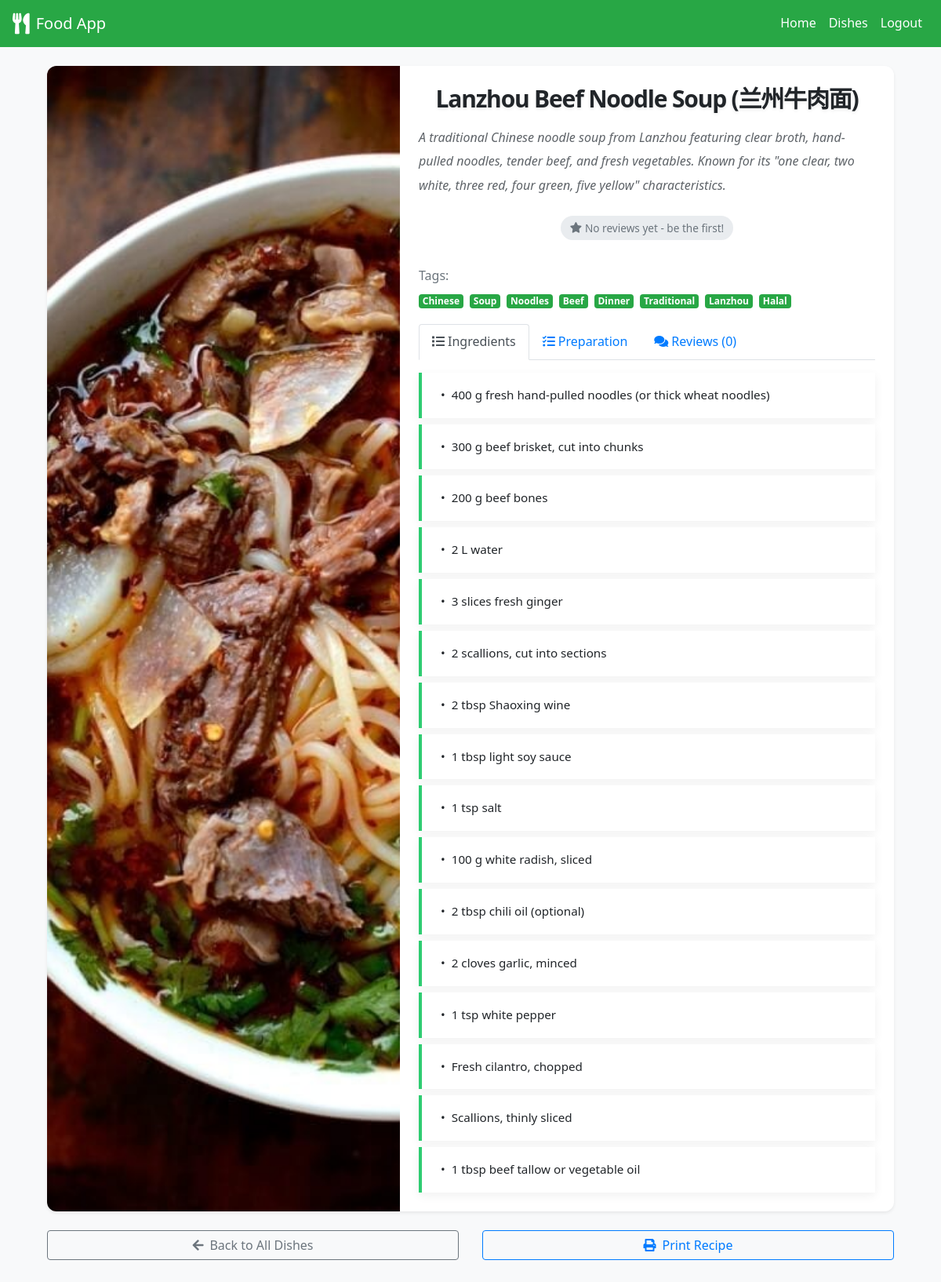
The page /dish/26 (signed in) on the database as committed earlier.
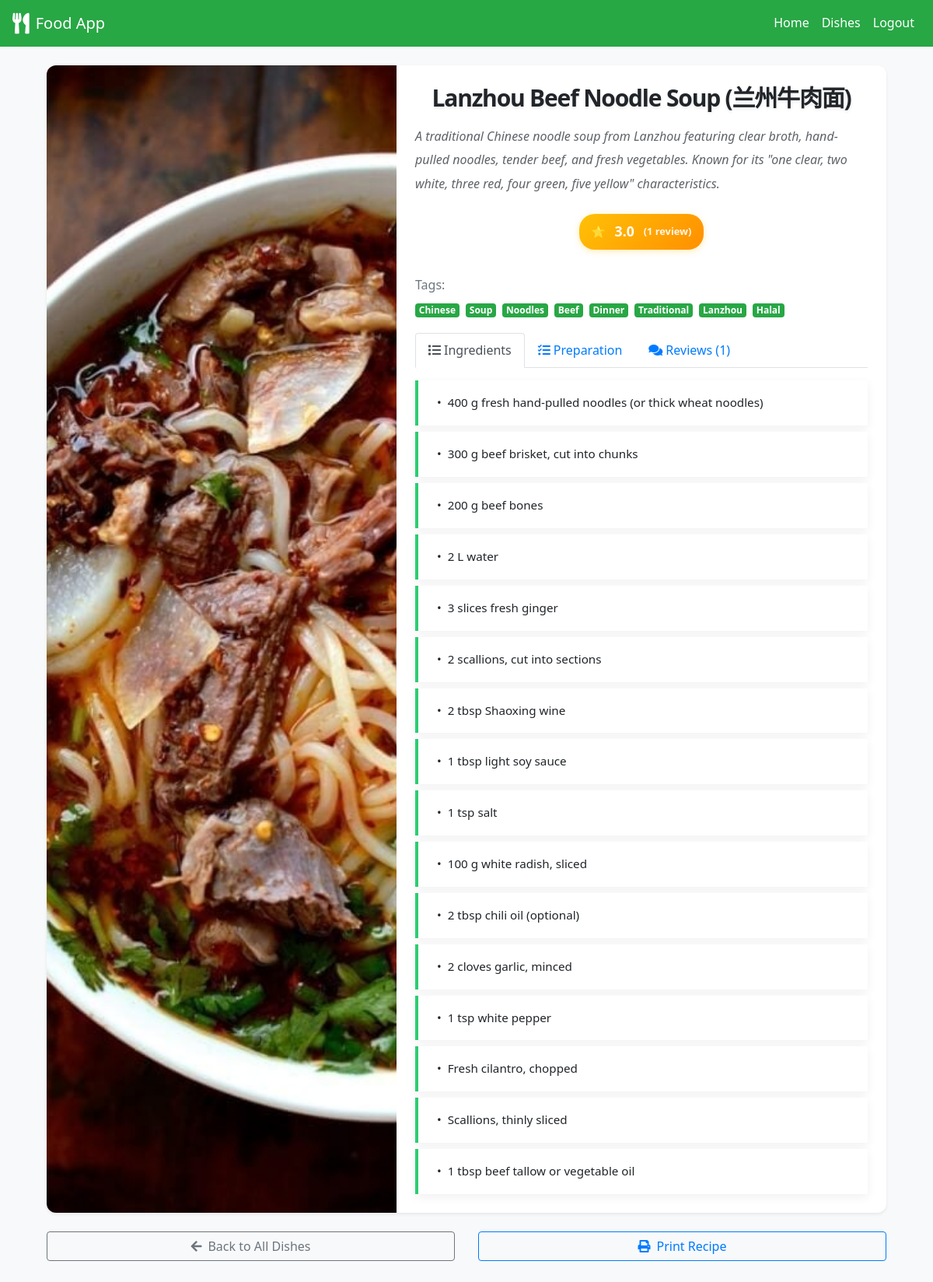
The same page on the database as committed later.
### models.py (models this page shows, shortened)
class Dish(db.Model):
    __tablename__ = "dishes"
    id = db.Column(db.Integer, primary_key=True)
    name = db.Column(db.String(200), nullable=False, index=True)
    description = db.Column(db.Text)
    image = db.Column(db.String(200))
    avg_rating = db.Column(db.Float, default=0.0)
    created_at = db.Column(db.DateTime, default=datetime.utcnow)
    updated_at = db.Column(
        db.DateTime, default=datetime.utcnow, onupdate=datetime.utcnow
    )
    _ingredients = db.Column("ingredients", db.Text)
    _preparation = db.Column("preparation", db.Text)
    _tags = db.Column("tags", db.Text)
    reviews = db.relationship(
        "Review", backref="dish", lazy=True, cascade="all, delete-orphan"
    )
    @property
    def ingredients(self):
        return json.loads(self._ingredients) if self._ingredients else []
    @ingredients.setter
    def ingredients(self, value):
        self._ingredients = json.dumps(value) if value else None
    @property
    def preparation(self):
        return json.loads(self._preparation) if self._preparation else []
    @preparation.setter
    def preparation(self, value):
        self._preparation = json.dumps(value) if value else None
    @property
    def tags(self):
        return json.loads(self._tags) if self._tags else []
    @tags.setter
    def tags(self, value):
        self._tags = json.dumps(value) if value else None

### app.py (the view)
@app.route("/dish/<int:dish_id>")
@login_required
def dish_detail(dish_id):
    dish = Dish.query.get_or_404(dish_id)
    reviews = sorted(dish.reviews, key=lambda r: r.created_at, reverse=True)
    return render_template("dish_detail.html", dish=dish, reviews=reviews)

### app.py (called while the page is built)
@login_manager.user_loader
def load_user(user_id):
    return User.query.get(int(user_id))

### templates/dish_detail.html (shortened to what this page needs)
{% extends "base.html" %}
{% block content %}
<div class="container mb-5">
    <div class="card shadow-sm rounded-corners">
        <div class="row no-gutters">
            <div class="col-lg-5">
                <div class="card-img-container">
                    <img alt="{{ dish.name }}"
                         class="object-fit-cover rounded-left h-100"
                         src="{{ dish.image }}">
                </div>
            </div>
            <div class="col-lg-7">
                <div class="card-body">
                    <h2 class="card-title text-center mb-3">{{ dish.name }}</h2>
                    <p class="card-text mb-4"><em>{{ dish.description }}</em></p>
                    {% if dish.avg_rating and dish.avg_rating > 0 %}
                    <div class="dish-detail-rating">
                        <div class="rating-badge">
                            <span class="star">⭐</span>
                            {{ "%.1f"|format(dish.avg_rating) }}
                            <span class="count">({{ dish.reviews|length }} review{{ 's' if dish.reviews|length != 1 else '' }})</span>
                        </div>
                    </div>
                    {% elif dish.reviews|length == 0 %}
                    <div class="dish-detail-rating">
                        <div class="no-rating">
                            <i class="fas fa-star mr-1"></i>No reviews yet - be the first!
                        </div>
                    </div>
                    {% endif %}
                    {% if dish.tags %}
                    <div class="mb-3">
                        <h6 class="text-muted mb-2">Tags:</h6>
                        {% for tag in dish.tags %}
                        <span class="badge badge-success mr-1 mb-1">{{ tag }}</span>
                        {% endfor %}
                    </div>
                    {% endif %}
                    <ul class="nav nav-tabs" id="detailTabs" role="tablist">
                        <li class="nav-item">
                            <a class="nav-link active" data-toggle="tab"
                               href="#ingredients" id="ingredients-tab" role="tab">
                                <i class="fas fa-list mr-1"></i>Ingredients
                            </a>
                        </li>
                        <li class="nav-item">
                            <a class="nav-link" data-toggle="tab"
                               href="#preparation" id="preparation-tab" role="tab">
                                <i class="fas fa-tasks mr-1"></i>Preparation
                            </a>
                        </li>
                        <li class="nav-item">
                            <a class="nav-link" data-toggle="tab"
                               href="#reviews" id="reviews-tab" role="tab">
                                <i class="fas fa-comments mr-1"></i>Reviews ({{ dish.reviews|length }})
                            </a>
                        </li>
                    </ul>
                    <div class="tab-content mt-3" id="detailTabsContent">
                        <div class="tab-pane fade show active" id="ingredients" role="tabpanel">
                            {% if dish.ingredients %}
                            <ul class="list-group list-group-flush">
                                {% for ingredient in dish.ingredients %}
                                <li class="list-group-item d-flex align-items-start">
                                    <span class="bullet mr-2">•</span>{{ ingredient }}
                                </li>
                                {% endfor %}
                            </ul>
                            {% else %}
                            <p class="text-muted">No ingredients listed.</p>
                            {% endif %}
                        </div>
                            {% set user_review = dish.reviews|selectattr('author.id', 'equalto', current_user.id)|first %}
                    </div>
                </div>
            </div>
        </div>
    </div>
    <div class="row mt-4">
        <div class="col-md-6">
            <a href="{{ url_for('list_dishes') }}" class="btn btn-outline-secondary btn-block">
                <i class="fas fa-arrow-left mr-2"></i>Back to All Dishes
            </a>
        </div>
        <div class="col-md-6">
            <button onclick="window.print()" class="btn btn-outline-primary btn-block">
                <i class="fas fa-print mr-2"></i>Print Recipe
            </button>
        </div>
    </div>
</div>
{% endblock %}

### templates/base.html (shortened to what this page needs)
<!DOCTYPE html>
<html lang="en">
<head>
    <link href="https://stackpath.bootstrapcdn.com/bootstrap/4.5.2/css/bootstrap.min.css" rel="stylesheet">
    <link href="https://cdnjs.cloudflare.com/ajax/libs/font-awesome/5.15.3/css/all.min.css" rel="stylesheet">
    <link href="{{ url_for('static', filename='styles.css') }}" rel="stylesheet">
</head>
<body>
<nav class="navbar navbar-expand-lg navbar-light bg-success">
    <a class="navbar-brand text-white d-flex align-items-center" href="{{ url_for('index') }}">
        <i class="fas fa-utensils fa-lg mr-2"></i>
        Food App
    </a>
    <div class="collapse navbar-collapse" id="navbarNav">
        <ul class="navbar-nav ml-auto">
            <li class="nav-item">
                <a class="nav-link text-white" href="{{ url_for('index') }}">Home</a>
            </li>
            <li class="nav-item">
                <a class="nav-link text-white" href="{{ url_for('list_dishes') }}">Dishes</a>
            </li>
            {% if current_user.is_authenticated %}
            <li class="nav-item">
                <a class="nav-link text-white" href="{{ url_for('logout') }}">Logout</a>
            </li>
            {% endif %}
        </ul>
    </div>
</nav>
<div class="container mt-4">
    {% block content %}{% endblock %}
</div>
</body>
</html>

### static/styles.css (style rules this page uses)
:root { --primary-color: #0d6efd; --success-color: #2ecc71; --bg-light: #f8f9fa; --text-dark: #212529; --text-muted: #6c757d; --spacing-xs: 0.5rem; --spacing-sm: 1rem; --spacing-md: 1.5rem; --spacing-lg: 2rem; --card-radius: 0.75rem; --shadow-sm: 0 4px 12px rgba(0, 0, 0, 0.06); --shadow-md: 0 8px 24px rgba(0, 0, 0, 0.12); --shadow-hover: 0 2rem 4rem rgba(0, 0, 0, 0.12); --transition-duration: 0.2s; --easing-in-out: ease; --bp-sm: 576px; --bp-md: 768px; --bp-lg: 992px; }
* { box-sizing: border-box; transition: all var(--transition-duration) var(--easing-in-out); }
body { margin: 0; padding: 0; font-family: 'Segoe UI', Tahoma, Geneva, Verdana, sans-serif; font-size: 1rem; line-height: 1.7; background-color: var(--bg-light); color: var(--text-dark); }
.card { border: none; border-radius: var(--card-radius); background: #ffffff; box-shadow: var(--shadow-md); overflow: hidden; will-change: transform, box-shadow; transition: transform var(--transition-duration) var(--easing-in-out), box-shadow var(--transition-duration) var(--easing-in-out); }
.object-fit-cover { width: 100%; height: 100%; object-fit: cover; object-position: center center; display: block; }
.card-img-container { position: relative; width: 100%; height: 100%; }
.card-body { padding: calc(var(--spacing-lg) * 0.75); }
.card-title { font-size: clamp(1.5rem, 2.5vw, 2rem); font-weight: 700; margin-bottom: var(--spacing-sm); letter-spacing: -0.04em; text-shadow: 0 2px 4px rgba(0, 0, 0, 0.08); }
.card-text { font-size: 1rem; line-height: 1.9; color: #5e6368; margin-bottom: var(--spacing-md); }
.list-group-flush .list-group-item { display: flex; align-items: flex-start; padding: var(--spacing-sm) var(--spacing-md); font-size: 0.95rem; background-color: #ffffff; border: none; border-left: 4px solid var(--success-color); box-shadow: var(--shadow-sm); margin-bottom: var(--spacing-xs); transition: background-color var(--transition-duration) var(--easing-in-out); }
.list-group-flush .list-group-item:last-child { margin-bottom: 0; }
.mb-5 { margin-bottom: var(--spacing-lg) !important; }
.rating-badge { display: inline-flex; align-items: center; background: linear-gradient(135deg, #ffc107 0%, #ff8f00 100%); color: #fff; border-radius: 20px; padding: 0.25rem 0.75rem; font-size: 0.85rem; font-weight: 600; box-shadow: 0 2px 8px rgba(255, 193, 7, 0.3); margin-bottom: 0.75rem; transition: all 0.2s ease; }
.rating-badge .star { margin-right: 0.25rem; font-size: 0.9rem; }
.rating-badge .count { margin-left: 0.25rem; font-size: 0.8rem; opacity: 0.9; }
.dish-detail-rating { text-align: center; margin: 1.5rem 0; }
.dish-detail-rating .rating-badge { font-size: 1.1rem; padding: 0.5rem 1rem; display: inline-flex; align-items: center; gap: 0.5rem; }

Rows that differ between the two databases and show on the page:
changed Dish "Lanzhou Beef Noodle Soup (兰州牛肉面)": avg_rating (not shown) → "3.0"
Other text that changed with them:
{{ dish.reviews|length }}: (not shown) → "1"
{{ dish.reviews|length }}: "0" → "1"
text no longer shown: "No reviews yet - be the first!"
text now shown: "⭐ ( review )"
